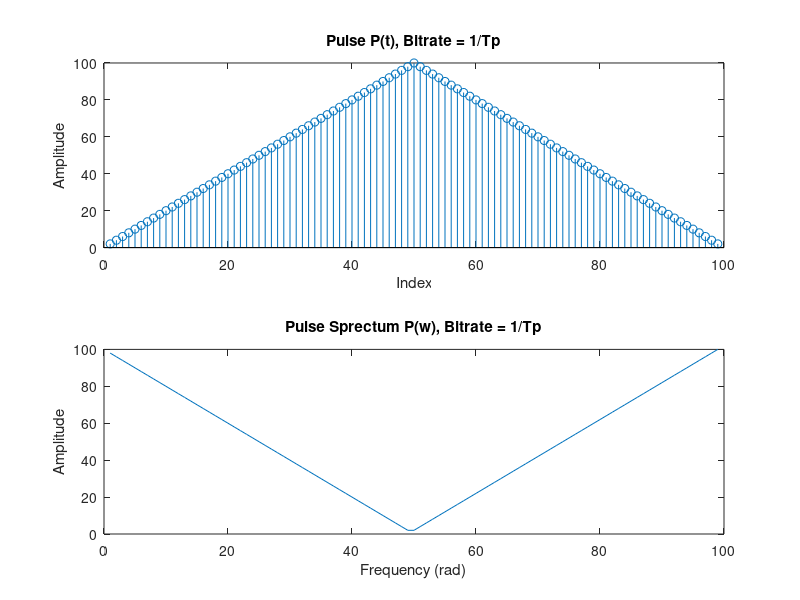
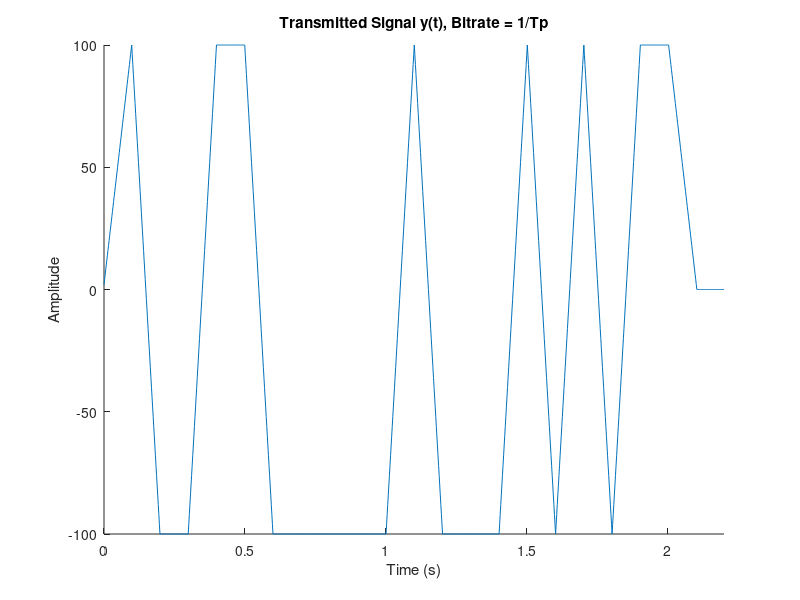
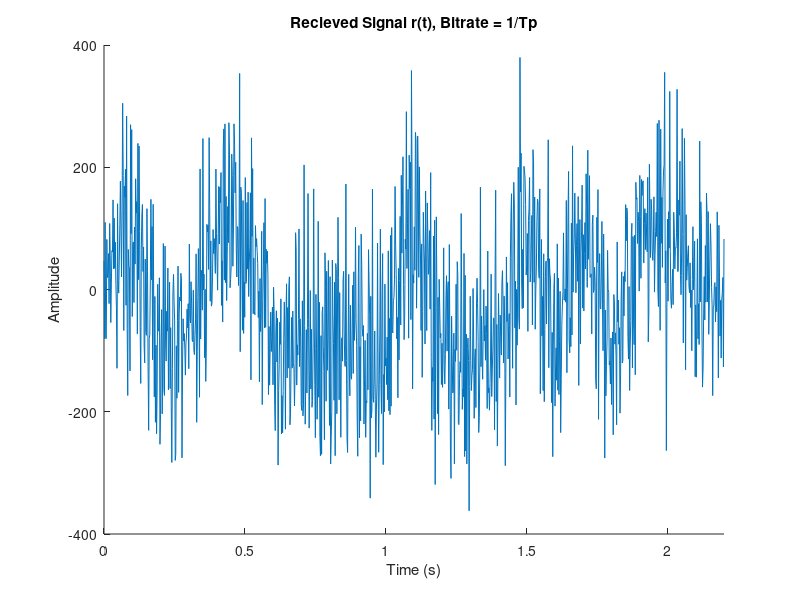
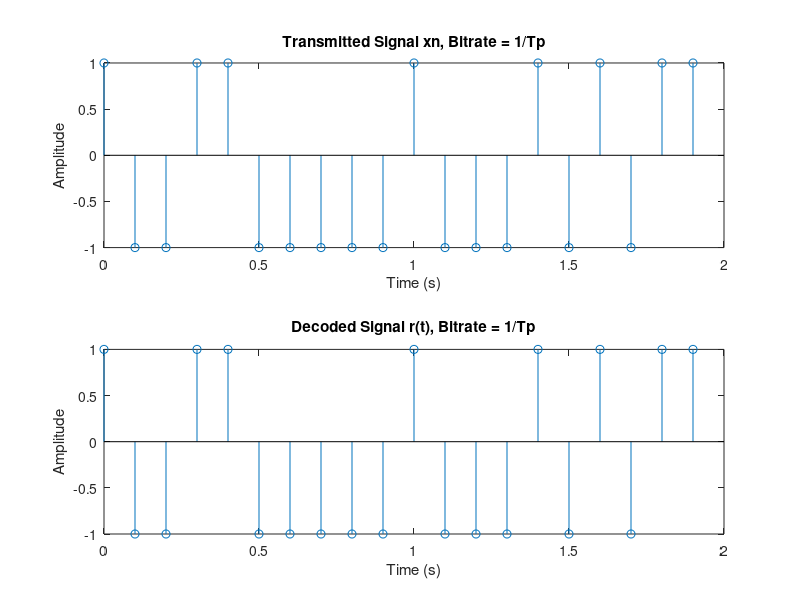

The MATLAB source for these figures, in order:
%% Signals and Systems Matlab Homework #6
%% Introduction
% * Author:                   Will Burgess, 
% * Class:                    ESE 351
% * Date:                     Created 3/25/2024, Last Edited 2/2/2024
%% Housekeeping
close all
clear
clc
%% Part  1: Create Binary PAM System
%% Generate Input Signal and Add Noise Factor, Bitrate = 1/Tp
Tp = 0.1; % Half pulse width
sample_period = Tp/50; % dt, pulse and recieve sample period
sample_freq = 1/sample_period; % Frequency of pulse and recieve signal 

bit_rate = 1/(1 * Tp); %Fb, frequency of bits sent out
bit_period = 1/bit_rate; % Ts, Time between bits sent out

rect = ones(1,50);
pulse = 2 * conv(rect, rect);
pulse_fft = fftshift(pulse);

%figure, hold on
% subplot(3,1,1),stem(x);
% subplot(3,1,2),plot(n);
% subplot(3,1,3),plot(r); 
%stem(pulse);
%plot(mag2db(abs(pulse_fft)));
%hold off

N = 20;

maxTime = N * bit_period;

xn = 2 * ((rand(1, N) > 0.5) - 0.5);
a = 0;
imp_train = zeros(1,N * bit_period * sample_freq);
for k = 1:length(imp_train)
    if mod(k - 1, sample_freq * bit_period) == 0
    a = a + 1;
    imp_train(k) = xn(a);
    else
    imp_train(k) = 0;    
    end
end

sampleTimes = 0:sample_period:(N*bit_period)-sample_period;

y = conv(imp_train,pulse);
% figure, subplot (2,1,1),plot(y)
% subplot(2,1,2),stem(xn)

sigma = 1;
noise = sigma * max(y) * randn(1,length(y));
r = y + (noise * sigma);

%figure,plot(r)
%% Part f:  Create various outputs

% i, p(t), p(w)
figure, hold on
subplot(2,1,1);
stem(pulse)
ylabel('Amplitude')
xlabel('Index')
title('Pulse P(t), Bitrate = 1/Tp')

subplot(2,1,2)
plot(pulse_fft)
ylabel('Amplitude')
xlabel('Frequency (rad)')
title('Pulse Sprectum P(w), Bitrate = 1/Tp')
hold off

times = linspace(0, maxTime + 2 * Tp, length(y));

% ii, y(t)
figure, hold on
plot(times, y)
xlim([0 maxTime + 2 * Tp]);
ylabel('Amplitude')
xlabel('Time (s)')
title('Transmitted Signal y(t), Bitrate = 1/Tp')
hold off

% iii, r(t)
figure, hold on
plot(times,r)
xlim([0 maxTime + 2 * Tp]);
ylabel('Amplitude')
xlabel('Time (s)')
title('Recieved Signal r(t), Bitrate = 1/Tp')
hold off

% iv, Sent Messave vs. decoded message
times_sent = 0:bit_period:maxTime-bit_period;
figure, hold on
subplot(2,1,1)
stem(times_sent,xn)
ylabel('Amplitude')
xlabel('Time (s)')
title('Transmitted Signal xn, Bitrate = 1/Tp')
subplot(2,1,2)

filtered = conv(r,pulse);
decoded = zeros(1, N);

a = 0;
pulselen = length(pulse);
filterlen = length(filtered);

factor = 1/(bit_rate * Tp); % find factor relating Ts and Tp, use that to modify pulselen
% please name this something other than factor

% don't ask me to explain this
for i = pulselen + 1:(pulselen * factor + mod(factor, 2))/2:filterlen-pulselen * factor - 1
    a = a + 1;
    if(filtered(i) > 0)
        decoded(a) = 1;
    else
       decoded(a) = -1;
    end
end

stem(times_sent,decoded);
ylabel('Amplitude')
xlabel('Time (s)')
title('Decoded Signal r(t), Bitrate = 1/Tp')
hold off

error = (sum(xn ~= decoded)/length(decoded)); 
SNR = (sum(y.^2))/(sum(noise.^2));

disp(['Bitrate: ' ,num2str(bit_rate), ' bits/second'])
disp(['Standard Deviation: ' , num2str(sigma)])
disp(['SNR: ' , num2str(SNR)])
disp(['Error: ' ,num2str(error),' percent'])


%% Generate Input Signal and Add Noise Factor, Bitrate = 1/2*Tp
Tp = 0.1; % Half pulse width
sample_period = Tp/50; % dt, pulse and recieve sample period
sample_freq = 1/sample_period; % Frequency of pulse and recieve signal 

bit_rate = 1/(2 * Tp); %Fb, frequency of bits sent out
bit_period = 1/bit_rate; % Ts, Time between bits sent out

rect = ones(1,50);
pulse = 2 * conv(rect, rect);
pulse_fft = fftshift(pulse);

%figure, hold on
% subplot(3,1,1),stem(x);
% subplot(3,1,2),plot(n);
% subplot(3,1,3),plot(r); 
%stem(pulse);
%plot(mag2db(abs(pulse_fft)));
%hold off

N = 20;

maxTime = N * bit_period;

xn = 2 * ((rand(1, N) > 0.5) - 0.5);
a = 0;
imp_train = zeros(1,N * bit_period * sample_freq);
for k = 1:length(imp_train)
    if mod(k - 1, sample_freq * bit_period) == 0
    a = a + 1;
    imp_train(k) = xn(a);
    else
    imp_train(k) = 0;    
    end
end

sampleTimes = 0:sample_period:(N*bit_period)-sample_period;

y = conv(imp_train,pulse);
% figure, subplot (2,1,1),plot(y)
% subplot(2,1,2),stem(xn)

sigma = 1;
noise = sigma * max(y) * randn(1,length(y));
r = y + (noise * sigma);

%figure,plot(r)
%% Part f:  Create various outputs

% i, p(t), p(w)
figure, hold on
subplot(2,1,1);
stem(pulse)
ylabel('Amplitude')
xlabel('Index')
title('Pulse P(t), Bitrate = 1/(2*Tp)')

subplot(2,1,2)
plot(pulse_fft)
ylabel('Amplitude')
xlabel('Frequency (rad)')
title('Pulse Sprectum P(w), Bitrate = 1/(2*Tp)')
hold off

times = linspace(0, maxTime + 2 * Tp, length(y));

% ii, y(t)
figure, hold on
plot(times, y)
xlim([0 maxTime + 2 * Tp]);
ylabel('Amplitude')
xlabel('Time (s)')
title('Transmitted Signal y(t), Bitrate = 1/(2*Tp)')
hold off

% iii, r(t)
figure, hold on
plot(times,r)
xlim([0 maxTime + 2 * Tp]);
ylabel('Amplitude')
xlabel('Time (s)')
title('Recieved Signal r(t), Bitrate = 1/(2*Tp)')
hold off

% iv, Sent Messave vs. decoded message
times_sent = 0:bit_period:maxTime-bit_period;
figure, hold on
subplot(2,1,1)
stem(times_sent,xn)
ylabel('Amplitude')
xlabel('Time (s)')
title('Transmitted Signal xn, Bitrate = 1/(2*Tp)')
subplot(2,1,2)

filtered = conv(r,pulse);
decoded = zeros(1, N);

a = 0;
pulselen = length(pulse);
filterlen = length(filtered);

factor = 1/(bit_rate * Tp); % find factor relating Ts and Tp, use that to modify pulselen
% please name this something other than factor

% don't ask me to explain this
for i = pulselen + 1:(pulselen * factor + mod(factor, 2))/2:filterlen-pulselen * factor - 1
    a = a + 1;
    if(filtered(i) > 0)
        decoded(a) = 1;
    else
       decoded(a) = -1;
    end
end

stem(times_sent,decoded);
ylabel('Amplitude')
xlabel('Time (s)')
title('Decoded Signal r(t), Bitrate = 1/(2*Tp)')
hold off

error = (sum(xn ~= decoded)/length(decoded)); 
SNR = (sum(y.^2))/(sum(noise.^2));

disp(['Bitrate: ' ,num2str(bit_rate*100), ' bits/second'])
disp(['Standard Deviation: ' , num2str(sigma)])
disp(['SNR: ' , num2str(SNR)])
disp(['Error: ' ,num2str(error),' percent'])

%% Part 2: Performance Test
